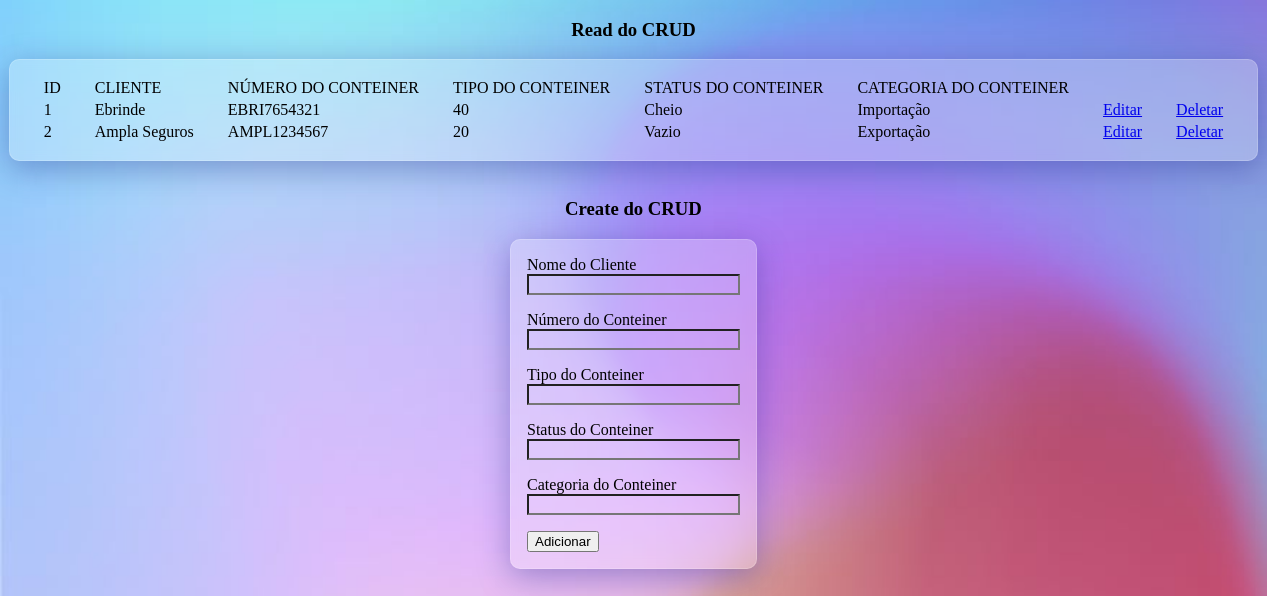
/core/, run on the app's committed database.
### core/models.py (models this page shows, shortened)
class Conteiner(models.Model):
    nome_cliente = models.CharField(max_length=100)
    num_conteiner = models.CharField(max_length=11)
    tipo_conteiner = models.IntegerField()
    status_conteiner = models.CharField(max_length=5)
    categoria_conteiner = models.CharField(max_length=10)

### core/views.py (the view)
# urls.py: path('', home),
def home(request):
    conteiners = Conteiner.objects.all()
    return render(request, 'index.html', {"conteiners": conteiners})

### core/templates/index.html (shortened to what this page needs)
<!DOCTYPE html>
<html lang="en">
</head>
<body>
   {% load static %}
   <link href="{% static "styles.css" %}" rel="stylesheet">
<h3> Read do CRUD </h3>
    <table>
        <tr class="margem">
            <td class="margem">ID</td>
            <td class="margem">CLIENTE</td>
            <td class="margem">NÚMERO DO CONTEINER</td>
            <td class="margem">TIPO DO CONTEINER</td>
            <td class="margem">STATUS DO CONTEINER</td>
            <td class="margem">CATEGORIA DO CONTEINER</td>
        </tr>
{% for conteiner in conteiners %}
    <tr class="margem">
        <td class="margem" >{{ conteiner.id }}</td>
        <td class="margem" >{{ conteiner.nome_cliente }}</td>
        <td class="margem" >{{ conteiner.num_conteiner }}</td>
        <td class="margem" >{{ conteiner.tipo_conteiner }}</td>
        <td class="margem" >{{ conteiner.status_conteiner }}</td>
        <td class="margem" >{{ conteiner.categoria_conteiner }}</td>
       <td class="margem" > <a href="{% url 'editar' conteiner.id%}"> Editar </a> </td>
       <td class="margem" > <a href="{% url 'delete' conteiner.id%}"> Deletar </a> </td>
    </tr>
{% endfor %}
    </table>
<br>
<h3> Create do CRUD </h3>
    <form action="{% url 'salvar' %}" method="POST">
        Nome do Cliente <br>
        <input class="margem" type="text" name="nome_cliente"><br>
        Número do Conteiner<br>
        <input class="margem" type="text" name="num_conteiner"><br>
        Tipo do Conteiner<br>
        <input class="margem" type="text" name="tipo_conteiner"><br>
        Status do Conteiner<br>
        <input class="margem" type="text" name="status_conteiner"><br>
        Categoria do Conteiner<br>
        <input class="margem" type="text" name="categoria_conteiner"><br>
        <button type="submit">Adicionar</button>
    </form>
</body>
</html>

### core/static/styles.css (style rules this page uses)
table { background: rgba( 255, 255, 255, 0.25 ); box-shadow: 0 8px 32px 0 rgba( 31, 38, 135, 0.37 ); backdrop-filter: blur( 4px ); -webkit-backdrop-filter: blur( 4px ); border-radius: 10px; border: 1px solid rgba( 255, 255, 255, 0.18 ); padding: 1rem; width: max-content; margin-inline: auto; }
h3 { width: max-content; margin-inline: auto; }
form { background: rgba( 255, 255, 255, 0.25 ); box-shadow: 0 8px 32px 0 rgba( 31, 38, 135, 0.37 ); backdrop-filter: blur( 4px ); -webkit-backdrop-filter: blur( 4px ); border-radius: 10px; border: 1px solid rgba( 255, 255, 255, 0.18 ); width: max-content; padding: 1rem; margin-inline: auto; }
.margem { margin-bottom: 1rem; padding-inline: 1rem; }
body { background-image: url("./bg.jpeg"); background-size: cover; }
input { margin-bottom: 1rem; padding-inline: 1rem; background: transparent; }

### data on the page
Conteiner: id "1", nome_cliente "Ebrinde", num_conteiner "EBRI7654321", tipo_conteiner "40", status_conteiner "Cheio", categoria_conteiner "Importação"
Conteiner: id "2", nome_cliente "Ampla Seguros", num_conteiner "AMPL1234567", tipo_conteiner "20", status_conteiner "Vazio", categoria_conteiner "Exportação"
